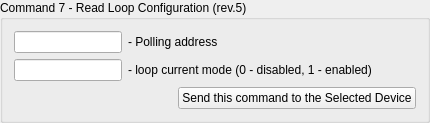
             <widget class="QGroupBox" name="command_7_group">
              <property name="title">
               <string>Command 7 - Read Loop Configuration (rev.5)</string>
              </property>
              <layout class="QVBoxLayout" name="verticalLayout_15">
               <item>
                <layout class="QHBoxLayout" name="horizontalLayout_27">
                 <item>
                  <widget class="QLineEdit" name="lineEdit_command7_polling_address">
                   <property name="sizePolicy">
                    <sizepolicy hsizetype="Maximum" vsizetype="Fixed">
                     <horstretch>0</horstretch>
                     <verstretch>0</verstretch>
                    </sizepolicy>
                   </property>
                   <property name="readOnly">
                    <bool>true</bool>
                   </property>
                  </widget>
                 </item>
                 <item>
                  <widget class="QLabel" name="label_27">
                   <property name="text">
                    <string>- Polling address  </string>
                   </property>
                  </widget>
                 </item>
                 <item>
                  <spacer name="horizontalSpacer_41">
                   <property name="orientation">
                    <enum>Qt::Horizontal</enum>
                   </property>
                   <property name="sizeHint" stdset="0">
                    <size>
                     <width>40</width>
                     <height>20</height>
                    </size>
                   </property>
                  </spacer>
                 </item>
                </layout>
               </item>
               <item>
                <layout class="QHBoxLayout" name="horizontalLayout_28">
                 <item>
                  <widget class="QLineEdit" name="lineEdit_command7_loop_current_mode">
                   <property name="sizePolicy">
                    <sizepolicy hsizetype="Maximum" vsizetype="Fixed">
                     <horstretch>0</horstretch>
                     <verstretch>0</verstretch>
                    </sizepolicy>
                   </property>
                   <property name="readOnly">
                    <bool>true</bool>
                   </property>
                  </widget>
                 </item>
                 <item>
                  <widget class="QLabel" name="label_28">
                   <property name="text">
                    <string>- loop current mode (0 - disabled, 1 - enabled) </string>
                   </property>
                  </widget>
                 </item>
                 <item>
                  <spacer name="horizontalSpacer_40">
                   <property name="orientation">
                    <enum>Qt::Horizontal</enum>
                   </property>
                   <property name="sizeHint" stdset="0">
                    <size>
                     <width>40</width>
                     <height>20</height>
                    </size>
                   </property>
                  </spacer>
                 </item>
                </layout>
               </item>
               <item alignment="Qt::AlignRight">
                <widget class="QPushButton" name="send_command7_button">
                 <property name="text">
                  <string>Send this command to the Selected Device</string>
                 </property>
                </widget>
               </item>
              </layout>
             </widget>
